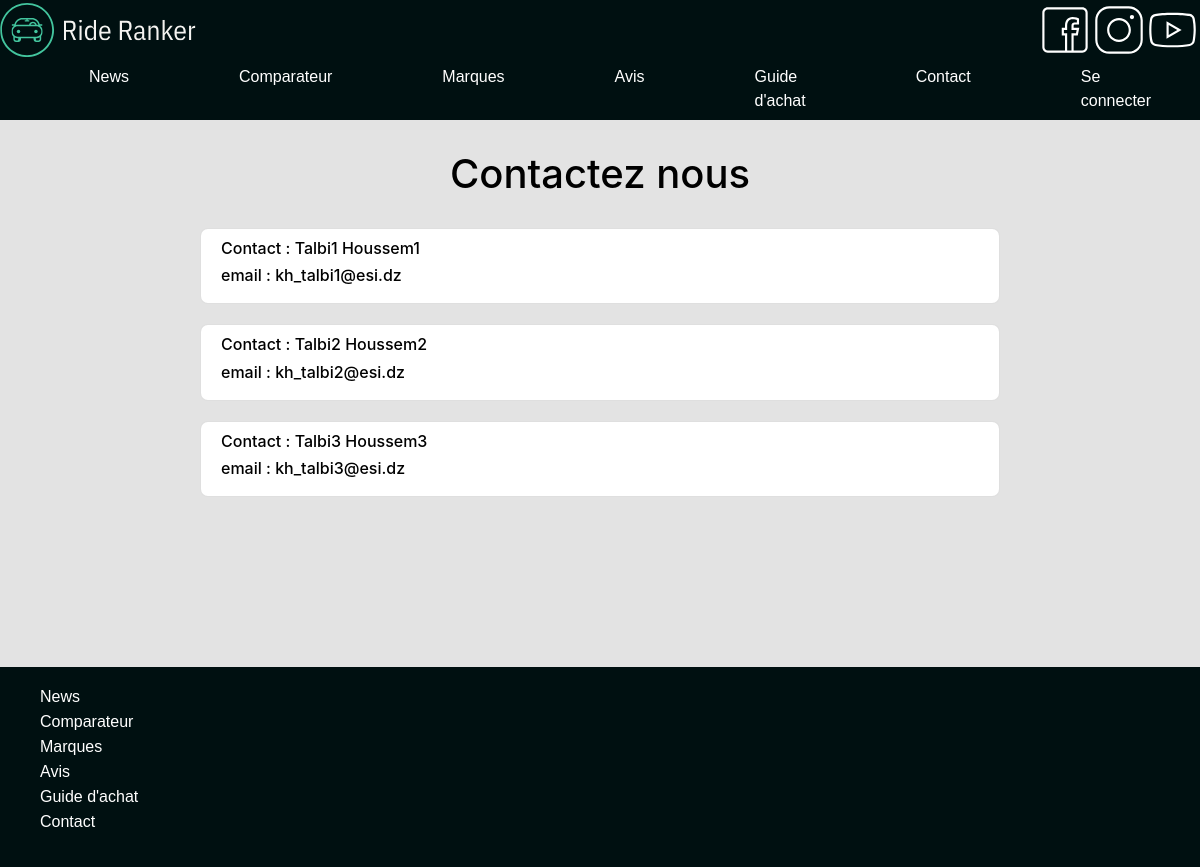
The page /public/Contact on the database as committed earlier.
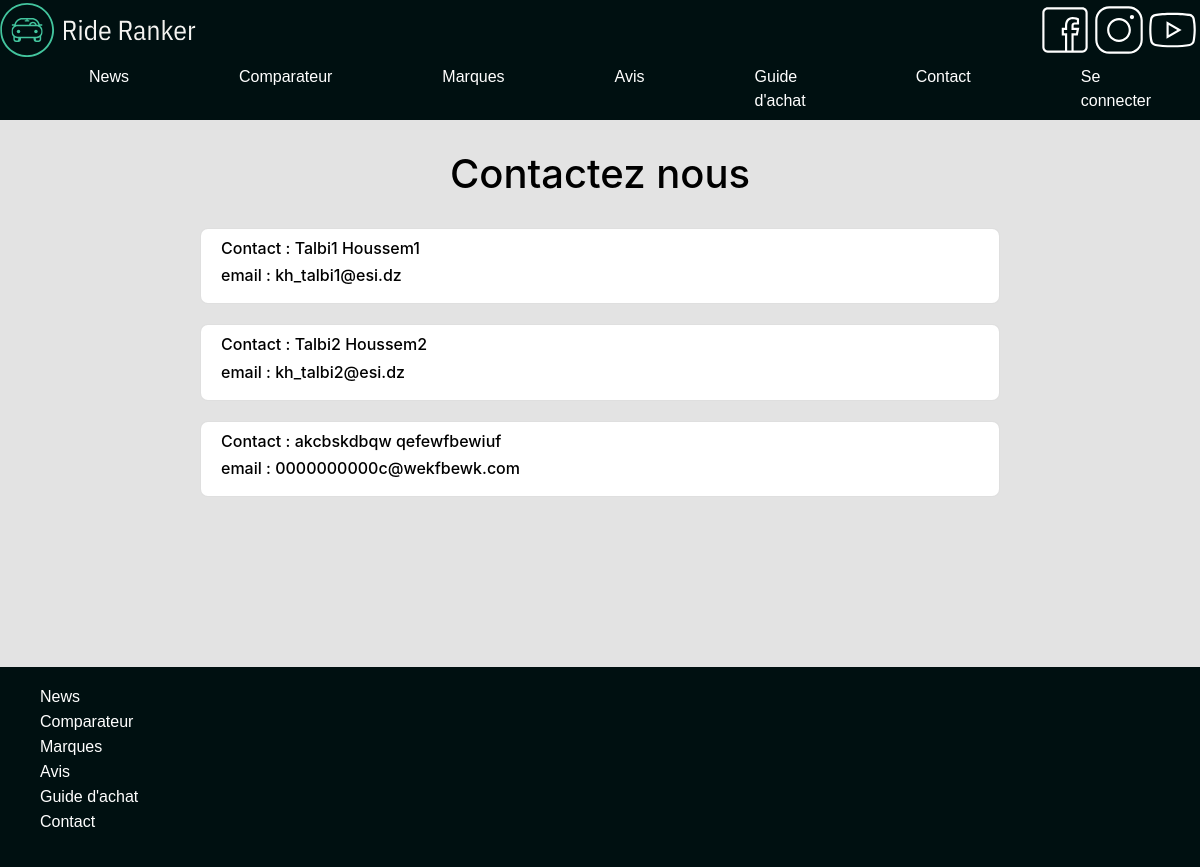
The same page on the database as committed later.
### tables this page shows
CREATE TABLE `contact` (
  `contact_id` int(11) NOT NULL,
  `nom` varchar(255) NOT NULL,
  `prenom` varchar(255) NOT NULL,
  `email` varchar(255) NOT NULL
);

### app/Controllers/ContactController.php (called while the page is built, shortened)
<?php
require_once("../app/Views/UserViews/HeadView.php");
require_once("../app/Views/UserViews/BottomView.php");
require_once("../app/Views/UserViews/TopBarView.php");
require_once("../app/Views/UserViews/MenuBarView.php");
require_once("../app/Views/UserViews/FooterView.php");
require_once("../app/Views/UserViews/ContactView.php");
class ContactController extends Controller
{
    public function loadPage($data)
    {
        $contact = new ContactModel();
        $contactView = new ContactView();
        $contactData = $contact->getAll();
        $contactView->show($contactData);
    }
}

### app/Core/App.php (called while the page is built, shortened)
<?php
class App
{
    private $method = 'loadPage';
    private function splitURL()
    {
        $URL = $_GET["url"] ?? 'Home';
        $URL = explode("/", $URL);
        return $URL;
    }
    public function loadController()
    {
        $controller = new $this->controller;
        call_user_func_array([$controller, $this->method], [$this->splitURL()]);
    }
}

### public/index.php (called while the page is built, shortened)
<?php
$app = new App;
$app->loadController();

### app/Core/Model.php (called while the page is built, shortened)
<?php
abstract class Model{
    public function connect(){
        $dsn = "mysql:host=127.0.0.1;dbname=comparateur_vehicules;";
        try {
            $this->connection = new PDO($dsn, "root", "");
        } catch (PDOException $ex) {
            printf("erreur de connexion à la base de donnée", $ex->getMessage());
            exit();
        }
    }
    public function request($c, $r)
    {
        $result = $c->query($r);
        return $result->fetchAll();
    }
}

### app/Models/ContactModel.php (called while the page is built, shortened)
<?php
class ContactModel extends Model{
    public function getAll()
    {
        $data = $this->request($this->connection,'select * from contact');
        return $data;
    }
}

### app/Views/UserViews/ContactView.php (the view)
<?php
class ContactView extends View{
    public function show($data)
    {
        echo"<div class='section' style='padding-bottom: 150px'>";
            echo"<h1>Contactez nous</h1>";
            foreach ($data as $contact) {
                echo "
                    <a class='card' style='margin-bottom: 20px;width: 800px; text-decoration: none;color: black; padding: 10px;border-radius: 8px'>
                        <div style='display: flex; flex-direction: row; align-items: center; width:100%'>";
                echo "
                            <div style='display: flex;flex-direction: column; margin-left: 10px'>
                                <h6>Contact : $contact[nom] $contact[prenom]</h6>
                                <h6>email : $contact[email]</h6>
                            </div>";
                echo "
                        </div>
                    </a>";
            }
        echo"</div>";
    }
}

Rows that differ between the two databases and show on the page:
removed contact: nom "Talbi3", prenom "Houssem3", email "kh_talbi3@esi.dz"
added contact: nom "akcbskdbqw", prenom "qefewfbewiuf", email "0000000000c@wekfbewk.com"
